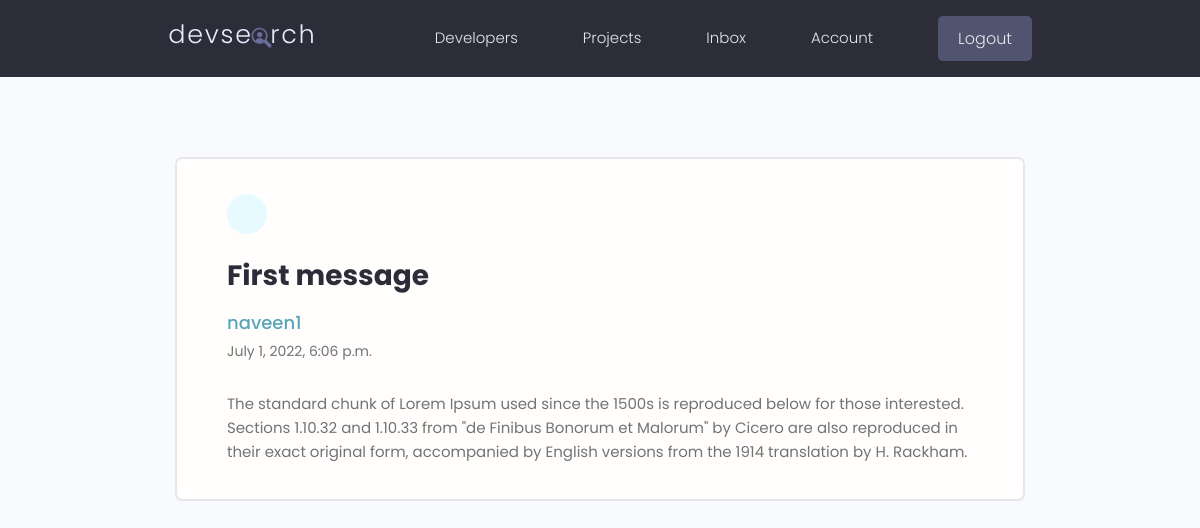
Page /message/4875c198-1ca5-4814-a481-98b2cdbe4b99/ (signed in) on the committed database.
### users/models.py (models this page shows, shortened)
class Message(models.Model):
    sender = models.ForeignKey(Profile, on_delete=models.SET_NULL, null=True, blank=True)
    recipient = models.ForeignKey(Profile, on_delete=models.SET_NULL, null=True, blank=True, related_name="messages")
    name = models.CharField(max_length=200, null=True, blank=True)
    email = models.EmailField(max_length=200, null=True, blank=True)
    subject = models.CharField(max_length=200, null=True, blank=True)
    body = models.TextField()
    is_read = models.BooleanField(default=False, null=True)
    created = models.DateTimeField(auto_now_add=True)
    id = models.UUIDField(default=uuid.uuid4, unique=True, primary_key=True, editable=False)
    class Meta:
        ordering = ['is_read', '-created']

### users/views.py (the view)
# urls.py: path('message/<str:pk>/', views.viewMessage, name="message"),
@login_required(login_url='login')
def viewMessage(request, pk):
    profile = request.user.profile
    message = profile.messages.get(id=pk)
    if message.is_read == False:
        message.is_read = True
        message.save()
    context = {'message': message}
    return render(request, 'users/message.html', context)

### users/templates/users/message.html (shortened to what this page needs)
{% extends 'main.html' %}
{% block content %}
<main class="messagePage my-xl">
  <div class="content-box">
    <div class="message">
      <a class="backButton" href="{% url 'inbox' %}"></a>
      <h2 class="message__subject">{{message.subject}}</h4>
        {% if message.sender %}
        <a href="{% url 'user-profile' message.sender.id  %}" class="message__author">{{message.name}}</a>
        {% else %}
        <p class="message__author">{{message.name}}</p>
        {% endif %}
        <p class="message__date">{{message.created}}</p>
        <div class="message__body">{{message.body|linebreaksbr}}</div>
    </div>
  </div>
</main>
{% endblock content %}

### static/styles/app.css (style rules this page uses)
:root { --color-sub: #2d2d39; }
.content-box { width: 95%; max-width: 85rem; margin: 0 auto; }
.message { padding: 2.5rem 0; }
.message > a { display: flex; gap: 1rem; }
.message__author, .message__date { flex-basis: 25%; }
.message__subject { flex-basis: 50%; }
.message__date { text-align: right; }
.messagePage .message { list-style: none; background: var(--color-white); padding: 3.5rem 5rem; border: 2px solid var(--color-light); border-radius: 0.7rem; }
.messagePage .message__subject { font-size: 2.8rem; color: var(--color-sub); margin-bottom: 1rem; margin-top: 2rem; }
.messagePage .message__author { font-size: 1.8rem; font-weight: 500; }
.messagePage .message__date { font-size: 1.4rem; font-weight: 400; text-align: left; margin-bottom: 3rem; }
.backButton { background: var(--color-main-light); color: var(--color-main); width: 4rem; height: 4rem; display: flex; align-items: center; justify-content: center; border-radius: 50%; }

### static/uikit/styles/modules/_variables.css (style rules this page uses)
:root { --color-main: #5aa5b9; --color-main-light: #e6faff; --color-sub: #3f4156; --color-sub-light: #51546e; --color-sub-lighter: #ededfd; --color-text: #737373; --color-gray: #8b8b8b; --color-light: #e5e7eb; --color-light-gray: #767676; --color-bg: #f8fafd; --color-white: #fffefd; --color-white-light: #f3f3f3; --color-success: #359e64; --color-success-bg: #def8e8; --color-error: #fc4b0b; --color-error-bg: #fff2ee; --font-base: 'Poppins', arial, helvetica, 'Segoe UI', roboto, ubuntu, sans-serif; --font-monospace: 'Fira Code', 'Courier New', courier, monospace; --font-regular: 300; --font-medium: 500; --font-bold: 700; --generic-shadow: 1px 1px 5px #00000010; --generic-transition: all 0.3s ease-in-out; }

### static/uikit/styles/modules/_base.css (style rules this page uses)
* { margin: 0; padding: 0; box-sizing: border-box; text-rendering: optimizeLegibility; color: inherit; font-size: inherit; }
html { font-size: 50%; }
@media only screen and (min-width: 480px) { html { font-size: 56.25%; } }
@media only screen and (min-width: 1200px) { html { font-size: 62.5%; } }
body { line-height: 1.6; font-weight: 400; font-size: 1.5rem; color: var(--color-text); background-color: var(--color-bg); min-height: 100vh; }

### static/uikit/styles/modules/_typography.css (style rules this page uses)
* { font-family: var(--font-base); }
h2 { font-size: 3.6rem; font-weight: var(--font-bold); }
p, span, strong { font-size: 1.6rem; color: var(--color-text); font-weight: var(--font-regular); }
a { padding-bottom: 2px; text-decoration: none; display: inline-block; color: var(--color-main); font-weight: var(--font-medium); }

### static/uikit/styles/modules/_utilities.css (style rules this page uses)
.my-xl { margin: 8rem auto; }

### rows in the picture
Message: subject "First message", name "naveen1", created "July 1, 2022, 6:06 p.m.", body "The standard chunk of Lorem Ipsum used since the 1500s is reproduced below for those interested. Sections 1.10.32 and 1.10.33 from \"de Finibus Bonorum et Malorum\" by Cicero are also reproduced in their exact original form, accompanied by English versions from the 1914 translation by H. Rackham."
